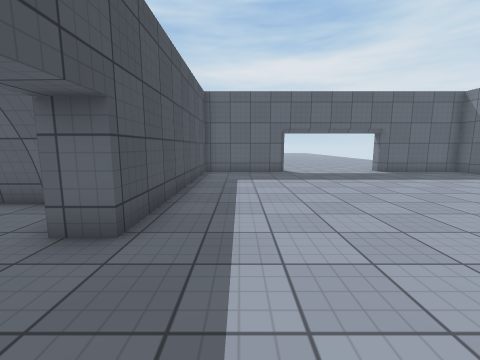
View 1 (above)

21 first-person views from a walk through a scene from a Unity 3-D project. The camera is 1.3 m above the floor, tilts 8° down and sees 90° across. The floor is counted in squares, 1 m on a side. Each view is taken from the middle of a square. On the plan, view 1 faces up. The plan holds only what a view shows up to about 12 squares ahead; the rest is blank. The place goes on beyond the plan. The player character is not drawn. Surface patterns are stand-ins for the level's own textures.

View 2
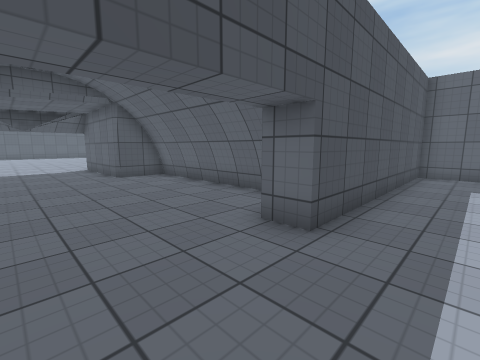

View 3
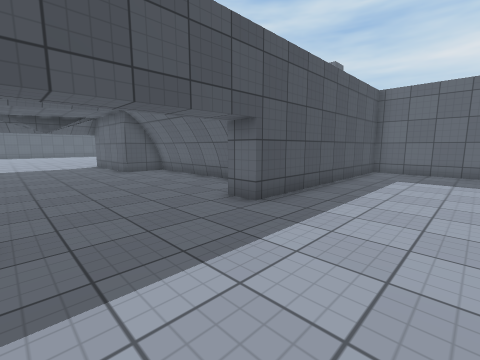

View 4
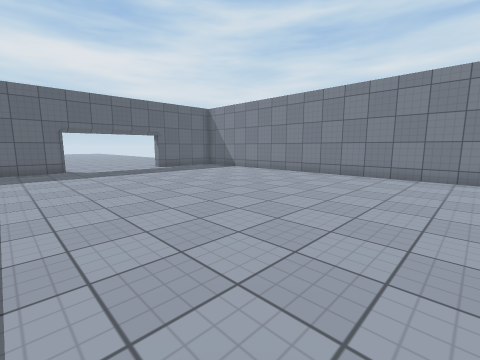

View 5
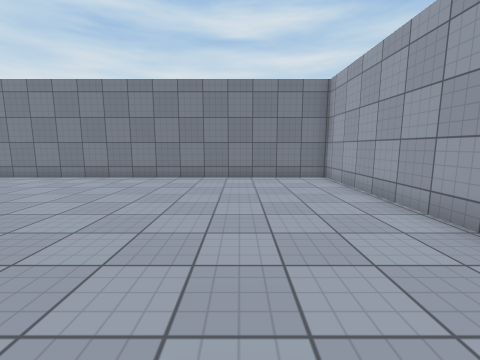

View 6
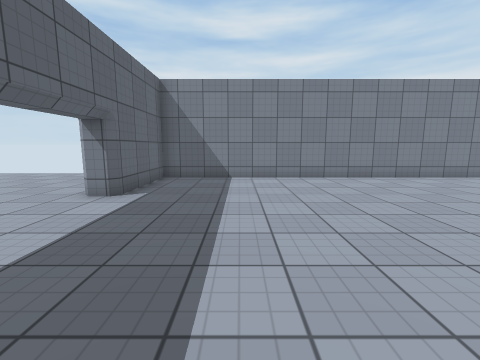

View 7
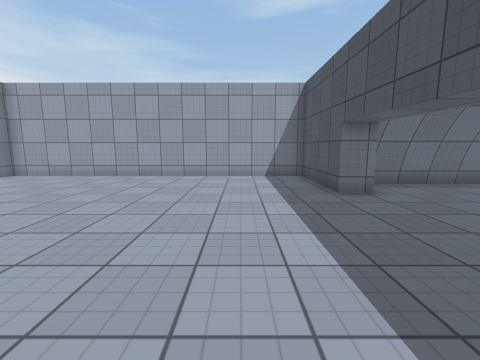

View 8
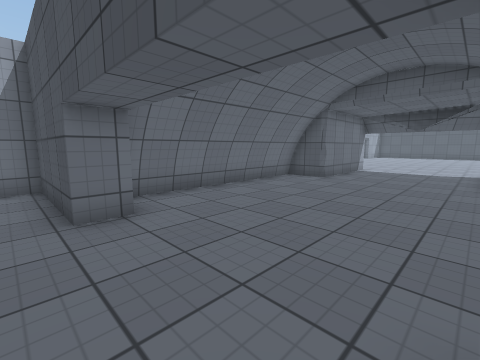

View 9
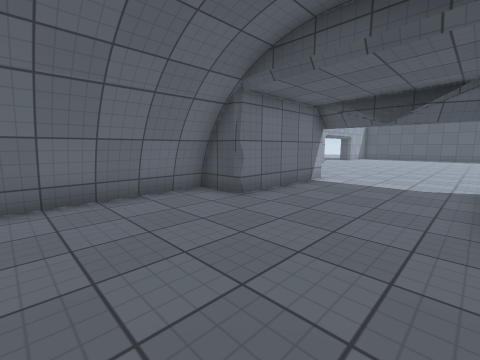

View 10
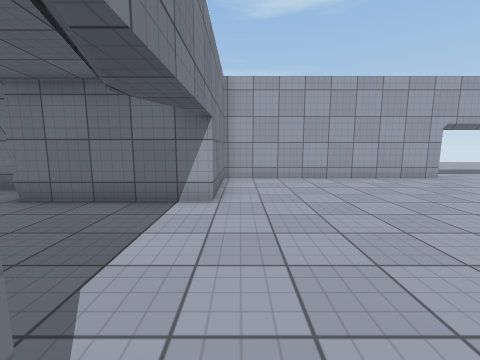

View 11
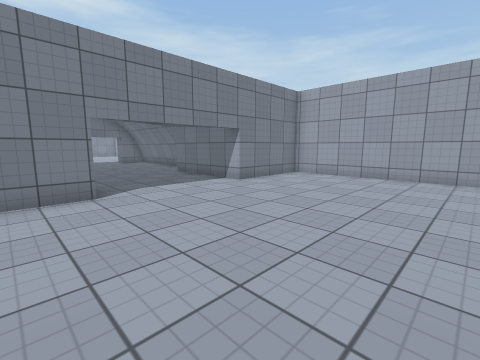

View 12
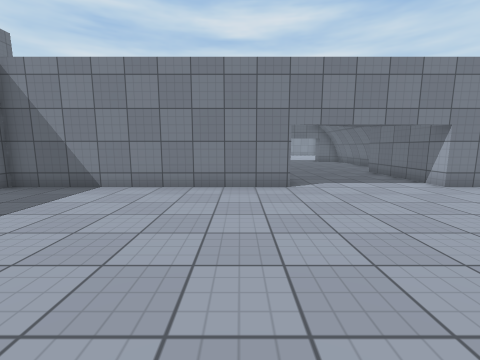

View 13
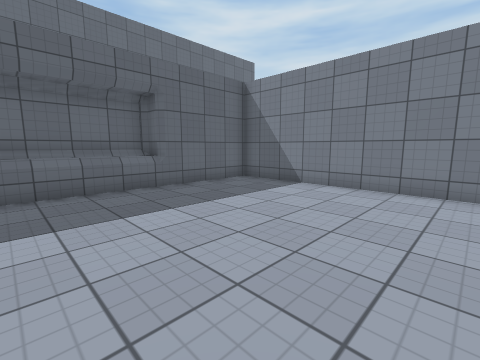

View 14
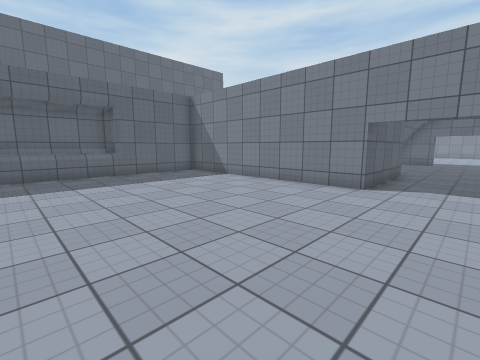

View 15
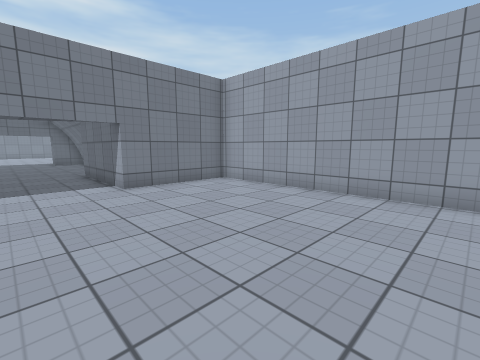

View 16
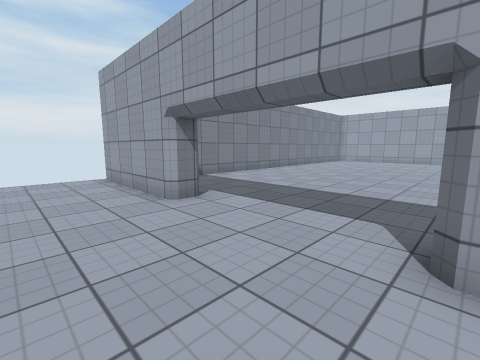

View 17
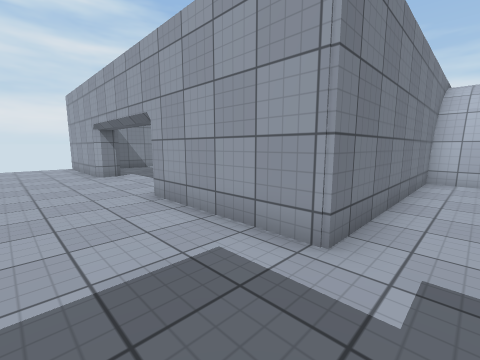

View 18
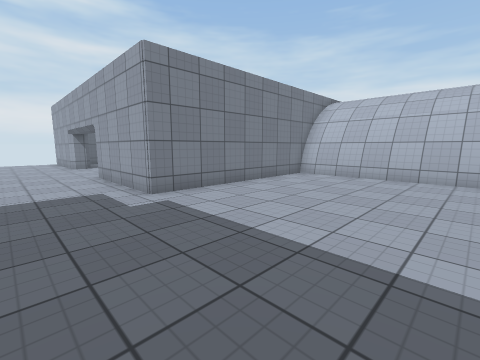

View 19
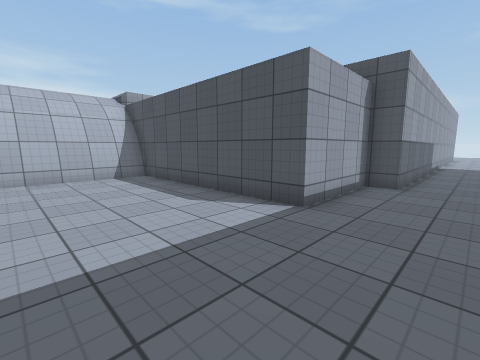

View 20
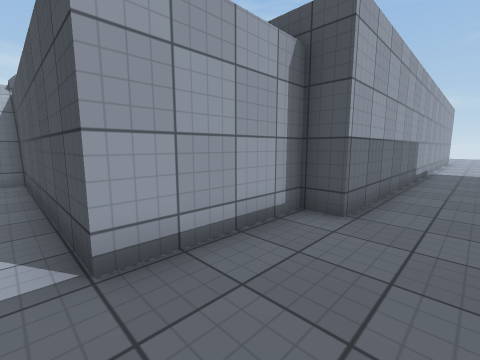

View 21
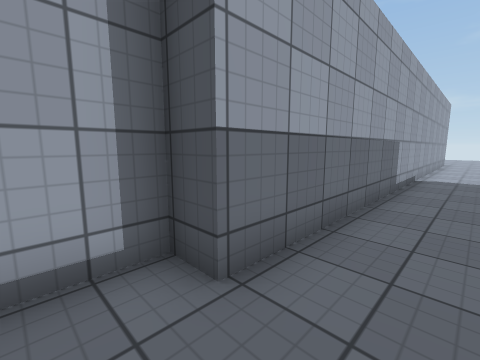

### Floor plan
Points are (right, up) in squares from view 1. A wall is a line through its corners. A room is listed if a view was taken in it or the views show most of it. See-through windows are left out.
Room 1 (views 1, 2, 3, 4, 5, 6, 7, 8, 9, 10, 11, 12, 13, 14, 15, 16, 17, 18, 19, 20, 21)
walls: (-4.1, 5.2) (-10.6, 5.2); (-4, 5) (-10.6, 5); (-10.6, 5.3) (-2.7, 5.3); (-10.6, 5.1) (-2.8, 5.1) (-2.8, 13.2) (2.1, 13.2) (2.3, 12.9); (-2.9, -1.6) (-1.7, -1.6) (-1.7, -5.7) (11, -5.7) (11, 12.4) (7.2, 12.4) (7.2, 13) (7.4, 13.2) (12.1, 13.2); (-10.6, -3) (-3.1, -3); (2.1, 12.4) (-1.7, 12.4) (-1.7, 3.3) (-2.8, 3.3); (7.4, 12.1) (7.2, 12.4); (-19.3, 13.3) (-23, 13.3); (-23.5, 14.3) (-14.4, 14.3) (-14.4, 13.4) (-10.6, 13.4) (-10.6, 3.3) (-15.4, 3.3) (-15.4, 12.4) (-23.1, 12.4); (-23.5, -5.7) (-15.4, -5.7) (-15.4, -1.6) (-10.6, -1.6) (-10.6, -2.9) (-3.1, -2.9)
low walls: (-4.4, 5.4) (-10.6, 5.4); (-10.6, 5.5) (-2.7, 5.5); (-10.6, -3.2) (-3.2, -3.2)

Positions as (right, up) in squares from view 1, and headings:
1: (0, 0), facing up
2: (0, 0), facing up-left
3: (2, -1), facing up-left
4: (0, -2), facing up-right
5: (1, -2), facing right
6: (1, 9), facing right
7: (1, 5), facing down
8: (-1, 3), facing down-left
9: (-6, 3), facing down-left
10: (-16, 4), facing down
11: (-22, 5), facing down-right
12: (-23, 5), facing right
13: (-23, 5), facing up-right
14: (-23, 1), facing up-right
15: (-23, 1), facing down-right
16: (2, 16), facing down-right
17: (-4, 16), facing down-right
18: (-9, 16), facing down-right
19: (-6, 16), facing down-left
20: (-10, 16), facing down-left
21: (-13, 16), facing down-left
